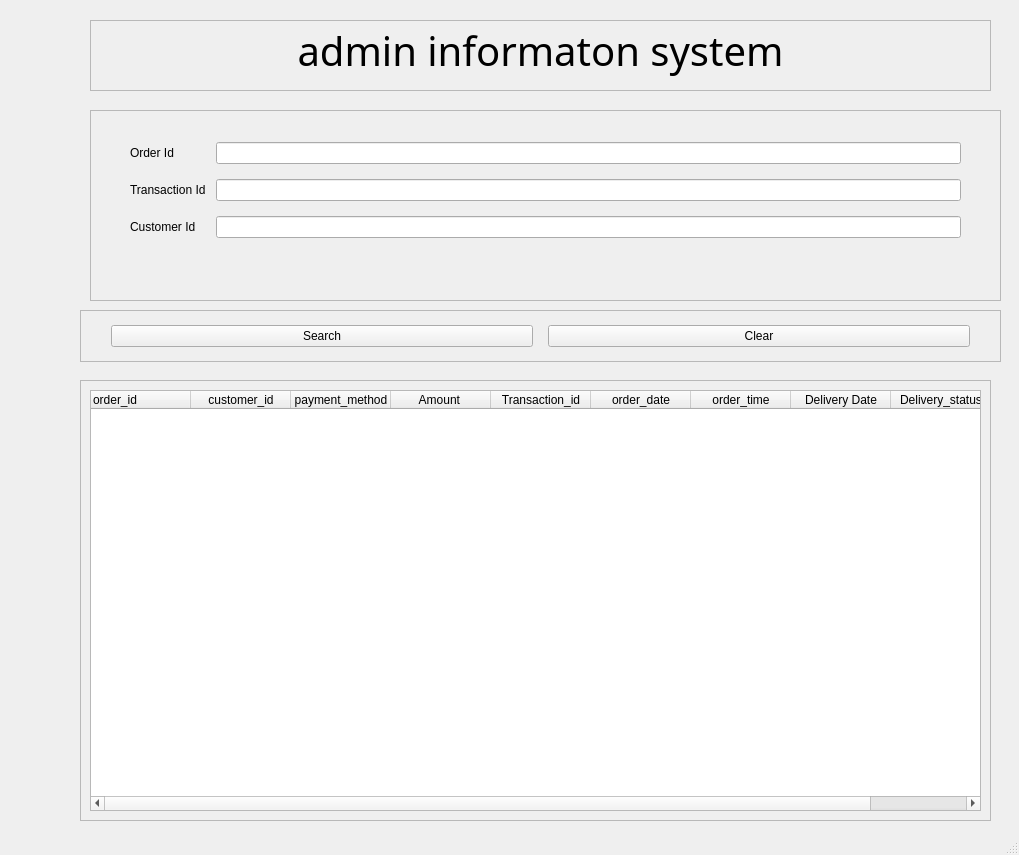
<?xml version="1.0" encoding="UTF-8"?>
<ui version="4.0">
 <class>MainWindow</class>
 <widget class="QMainWindow" name="MainWindow">
  <property name="geometry">
   <rect>
    <x>0</x>
    <y>0</y>
    <width>1019</width>
    <height>855</height>
   </rect>
  </property>
  <property name="windowTitle">
   <string>MainWindow</string>
  </property>
  <widget class="QWidget" name="centralwidget">
   <widget class="QFrame" name="frame">
    <property name="geometry">
     <rect>
      <x>90</x>
      <y>20</y>
      <width>901</width>
      <height>71</height>
     </rect>
    </property>
    <property name="font">
     <font>
      <family>Script MT Bold</family>
      <pointsize>30</pointsize>
      <weight>75</weight>
      <bold>true</bold>
     </font>
    </property>
    <property name="frameShape">
     <enum>QFrame::StyledPanel</enum>
    </property>
    <property name="frameShadow">
     <enum>QFrame::Raised</enum>
    </property>
    <widget class="QLabel" name="title_label">
     <property name="geometry">
      <rect>
       <x>30</x>
       <y>0</y>
       <width>841</width>
       <height>61</height>
      </rect>
     </property>
     <property name="font">
      <font>
       <family>Script MT Bold</family>
       <pointsize>30</pointsize>
       <weight>50</weight>
       <bold>false</bold>
      </font>
     </property>
     <property name="text">
      <string>admin informaton system</string>
     </property>
     <property name="alignment">
      <set>Qt::AlignCenter</set>
     </property>
    </widget>
   </widget>
   <widget class="QFrame" name="info_frame">
    <property name="geometry">
     <rect>
      <x>90</x>
      <y>110</y>
      <width>911</width>
      <height>191</height>
     </rect>
    </property>
    <property name="frameShape">
     <enum>QFrame::StyledPanel</enum>
    </property>
    <property name="frameShadow">
     <enum>QFrame::Raised</enum>
    </property>
    <widget class="QWidget" name="layoutWidget">
     <property name="geometry">
      <rect>
       <x>10</x>
       <y>0</y>
       <width>891</width>
       <height>161</height>
      </rect>
     </property>
     <layout class="QGridLayout" name="gridLayout_4">
      <property name="leftMargin">
       <number>30</number>
      </property>
      <property name="topMargin">
       <number>20</number>
      </property>
      <property name="rightMargin">
       <number>30</number>
      </property>
      <property name="bottomMargin">
       <number>20</number>
      </property>
      <property name="horizontalSpacing">
       <number>20</number>
      </property>
      <property name="verticalSpacing">
       <number>10</number>
      </property>
      <item row="0" column="0">
       <layout class="QGridLayout" name="gridLayout">
        <property name="horizontalSpacing">
         <number>10</number>
        </property>
        <property name="verticalSpacing">
         <number>15</number>
        </property>
        <item row="0" column="0">
         <widget class="QLabel" name="label_2">
          <property name="text">
           <string>Order Id</string>
          </property>
         </widget>
        </item>
        <item row="0" column="1">
         <widget class="QLineEdit" name="lineEdit"/>
        </item>
        <item row="1" column="0">
         <widget class="QLabel" name="label_3">
          <property name="text">
           <string>Transaction Id</string>
          </property>
         </widget>
        </item>
        <item row="1" column="1">
         <widget class="QLineEdit" name="lineEdit_2"/>
        </item>
        <item row="2" column="0">
         <widget class="QLabel" name="label_4">
          <property name="text">
           <string>Customer Id</string>
          </property>
         </widget>
        </item>
        <item row="2" column="1">
         <widget class="QLineEdit" name="lineEdit_3"/>
        </item>
       </layout>
      </item>
     </layout>
    </widget>
   </widget>
   <widget class="QFrame" name="function_frame">
    <property name="geometry">
     <rect>
      <x>80</x>
      <y>310</y>
      <width>921</width>
      <height>52</height>
     </rect>
    </property>
    <property name="frameShape">
     <enum>QFrame::StyledPanel</enum>
    </property>
    <property name="frameShadow">
     <enum>QFrame::Raised</enum>
    </property>
    <layout class="QHBoxLayout" name="horizontalLayout">
     <property name="spacing">
      <number>15</number>
     </property>
     <property name="leftMargin">
      <number>30</number>
     </property>
     <property name="topMargin">
      <number>10</number>
     </property>
     <property name="rightMargin">
      <number>30</number>
     </property>
     <property name="bottomMargin">
      <number>10</number>
     </property>
     <item>
      <widget class="QPushButton" name="searchButton">
       <property name="text">
        <string>Search</string>
       </property>
      </widget>
     </item>
     <item>
      <widget class="QPushButton" name="clearButton">
       <property name="text">
        <string>Clear</string>
       </property>
      </widget>
     </item>
    </layout>
   </widget>
   <widget class="QFrame" name="result_frame">
    <property name="geometry">
     <rect>
      <x>80</x>
      <y>380</y>
      <width>911</width>
      <height>441</height>
     </rect>
    </property>
    <property name="frameShape">
     <enum>QFrame::StyledPanel</enum>
    </property>
    <property name="frameShadow">
     <enum>QFrame::Raised</enum>
    </property>
    <layout class="QHBoxLayout" name="horizontalLayout_2">
     <item>
      <widget class="QTableWidget" name="tableWidget">
       <property name="focusPolicy">
        <enum>Qt::NoFocus</enum>
       </property>
       <property name="showGrid">
        <bool>false</bool>
       </property>
       <attribute name="horizontalHeaderStretchLastSection">
        <bool>true</bool>
       </attribute>
       <column>
        <property name="text">
         <string>order_id</string>
        </property>
        <property name="textAlignment">
         <set>AlignLeading|AlignVCenter</set>
        </property>
       </column>
       <column>
        <property name="text">
         <string>customer_id</string>
        </property>
       </column>
       <column>
        <property name="text">
         <string>payment_method</string>
        </property>
       </column>
       <column>
        <property name="text">
         <string>Amount </string>
        </property>
       </column>
       <column>
        <property name="text">
         <string>Transaction_id</string>
        </property>
       </column>
       <column>
        <property name="text">
         <string>order_date</string>
        </property>
       </column>
       <column>
        <property name="text">
         <string>order_time</string>
        </property>
       </column>
       <column>
        <property name="text">
         <string>Delivery Date</string>
        </property>
       </column>
       <column>
        <property name="text">
         <string>Delivery_status</string>
        </property>
       </column>
      </widget>
     </item>
    </layout>
   </widget>
  </widget>
  <widget class="QMenuBar" name="menubar">
   <property name="geometry">
    <rect>
     <x>0</x>
     <y>0</y>
     <width>1019</width>
     <height>26</height>
    </rect>
   </property>
  </widget>
  <widget class="QStatusBar" name="statusbar"/>
 </widget>
 <resources/>
 <connections/>
</ui>
